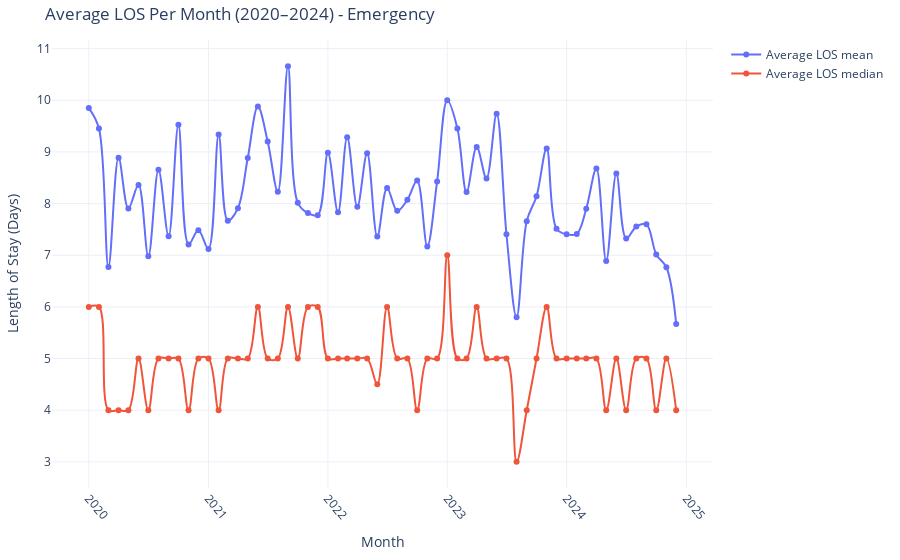

Notebook code for this chart:
### Code cell
import pandas as pd
import plotly.graph_objects as go


# Create the plot
fig = go.Figure()
fig.add_trace(
    go.Scatter(
        x=monthly_avg_los['year_month'],
        y=monthly_avg_los['Los'],
        mode='lines+markers',
        name='Average LOS mean',
        line=go.scatter.Line(shape='spline')
    )
)
fig.add_trace(
    go.Scatter(
        x=monthly_avg_los1['year_month'],
        y=monthly_avg_los1['Los'],
        mode='lines+markers',
        name='Average LOS median',
        line=go.scatter.Line(shape='spline')
    )
)


# Update layout
fig.update_layout(
    title='Average LOS Per Month (2020–2024) - Emergency',
    xaxis_title='Month',
    yaxis_title='Length of Stay (Days)',
    template='plotly_white',
    margin=dict(l=20, r=20, t=40, b=40),
    xaxis=dict(tickangle=50)
)

fig.show()

### Figure 1 — Plotly figure (JSON) as saved in the notebook; plotly's stock layout.template omitted (floating-point values rounded to 4 significant figures)
{"data": [{"line": {"shape": "spline"}, "mode": "lines+markers", "name": "Average LOS mean", "type": "scatter", "x": ["2020-01", "2020-02", "2020-03", "2020-04", "2020-05", "2020-06", "2020-07", "2020-08", "2020-09", "2020-10", "2020-11", "2020-12", "2021-01", "2021-02", "2021-03", "2021-04", "2021-05", "2021-06", "2021-07", "2021-08", "2021-09", "2021-10", "2021-11", "2021-12", "2022-01", "2022-02", "2022-03", "2022-04", "2022-05", "2022-06", "2022-07", "2022-08", "2022-09", "2022-10", "2022-11", "2022-12", "2023-01", "2023-02", "2023-03", "2023-04", "2023-05", "2023-06", "2023-07", "2023-08", "2023-09", "2023-10", "2023-11", "2023-12", "2024-01", "2024-02", "2024-03", "2024-04", "2024-05", "2024-06", "2024-07", "2024-08", "2024-09", "2024-10", "2024-11", "2024-12"], "y": [9.849, 9.456, 6.77, 8.887, 7.905, 8.358, 6.978, 8.655, 7.366, 9.526, 7.21, 7.484, 7.12, 9.34, 7.67, 7.912, 8.882, 9.879, 9.202, 8.227, 10.66, 8.015, 7.815, 7.775, 8.982, 7.83, 9.286, 7.937, 8.974, 7.362, 8.304, 7.86, 8.072, 8.445, 7.171, 8.43, 10.0, 9.455, 8.223, 9.096, 8.488, 9.74, 7.407, 5.799, 7.66, 8.143, 9.067, 7.512, 7.404, 7.412, 7.9, 8.679, 6.888, 8.582, 7.323, 7.556, 7.598, 7.015, 6.768, 5.67]}, {"line": {"shape": "spline"}, "mode": "lines+markers", "name": "Average LOS median", "type": "scatter", "x": ["2020-01", "2020-02", "2020-03", "2020-04", "2020-05", "2020-06", "2020-07", "2020-08", "2020-09", "2020-10", "2020-11", "2020-12", "2021-01", "2021-02", "2021-03", "2021-04", "2021-05", "2021-06", "2021-07", "2021-08", "2021-09", "2021-10", "2021-11", "2021-12", "2022-01", "2022-02", "2022-03", "2022-04", "2022-05", "2022-06", "2022-07", "2022-08", "2022-09", "2022-10", "2022-11", "2022-12", "2023-01", "2023-02", "2023-03", "2023-04", "2023-05", "2023-06", "2023-07", "2023-08", "2023-09", "2023-10", "2023-11", "2023-12", "2024-01", "2024-02", "2024-03", "2024-04", "2024-05", "2024-06", "2024-07", "2024-08", "2024-09", "2024-10", "2024-11", "2024-12"], "y": [6.0, 6.0, 4.0, 4.0, 4.0, 5.0, 4.0, 5.0, 5.0, 5.0, 4.0, 5.0, 5.0, 4.0, 5.0, 5.0, 5.0, 6.0, 5.0, 5.0, 6.0, 5.0, 6.0, 6.0, 5.0, 5.0, 5.0, 5.0, 5.0, 4.5, 6.0, 5.0, 5.0, 4.0, 5.0, 5.0, 7.0, 5.0, 5.0, 6.0, 5.0, 5.0, 5.0, 3.0, 4.0, 5.0, 6.0, 5.0, 5.0, 5.0, 5.0, 5.0, 4.0, 5.0, 4.0, 5.0, 5.0, 4.0, 5.0, 4.0]}], "layout": {"margin": {"b": 40, "l": 20, "r": 20, "t": 40}, "title": {"text": "Average LOS Per Month (2020–2024) - Emergency"}, "xaxis": {"tickangle": 50, "title": {"text": "Month"}}, "yaxis": {"title": {"text": "Length of Stay (Days)"}}}}
